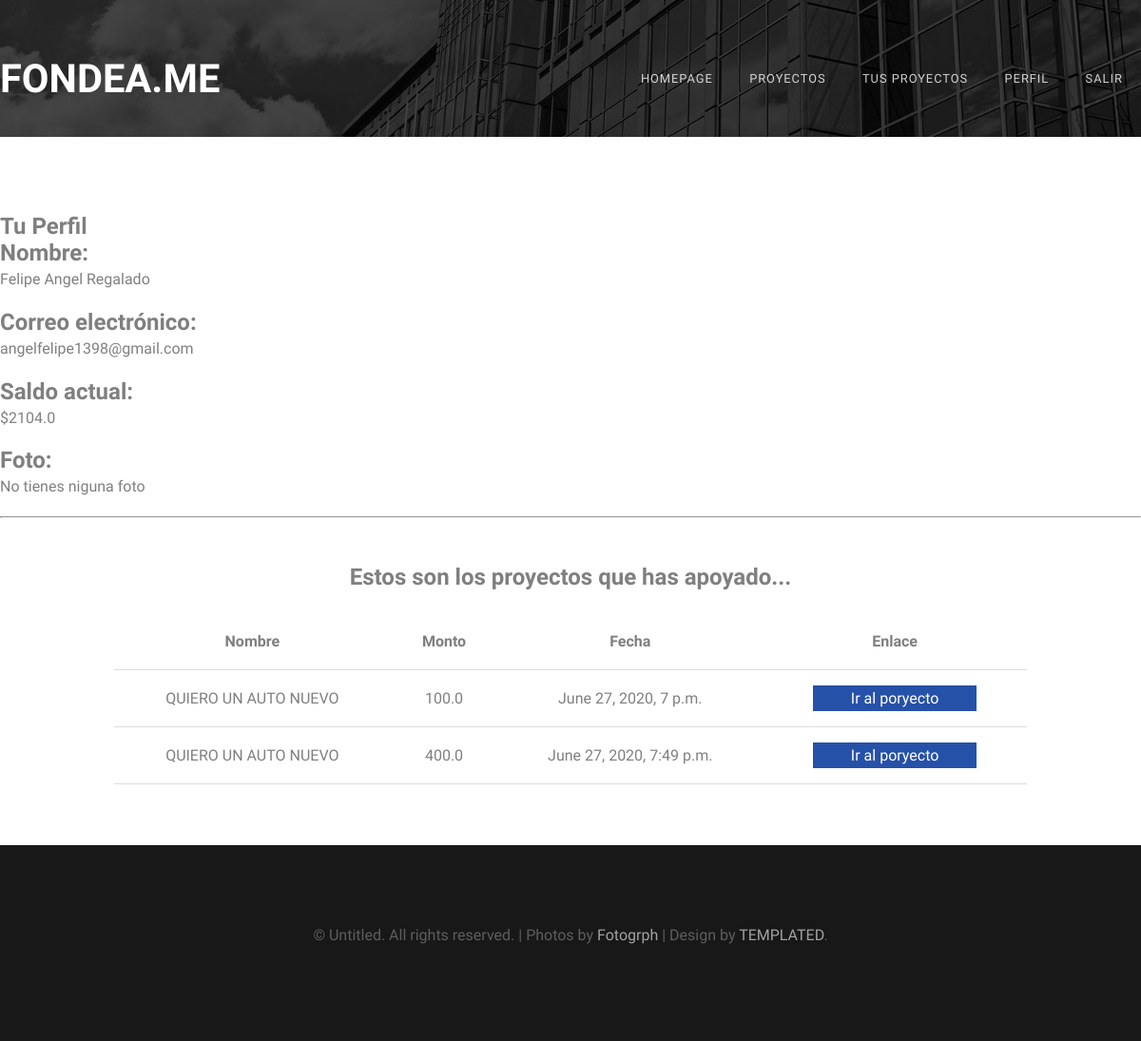
Before: /user-info/sssfcv6sqaznchdyr with the older database file.
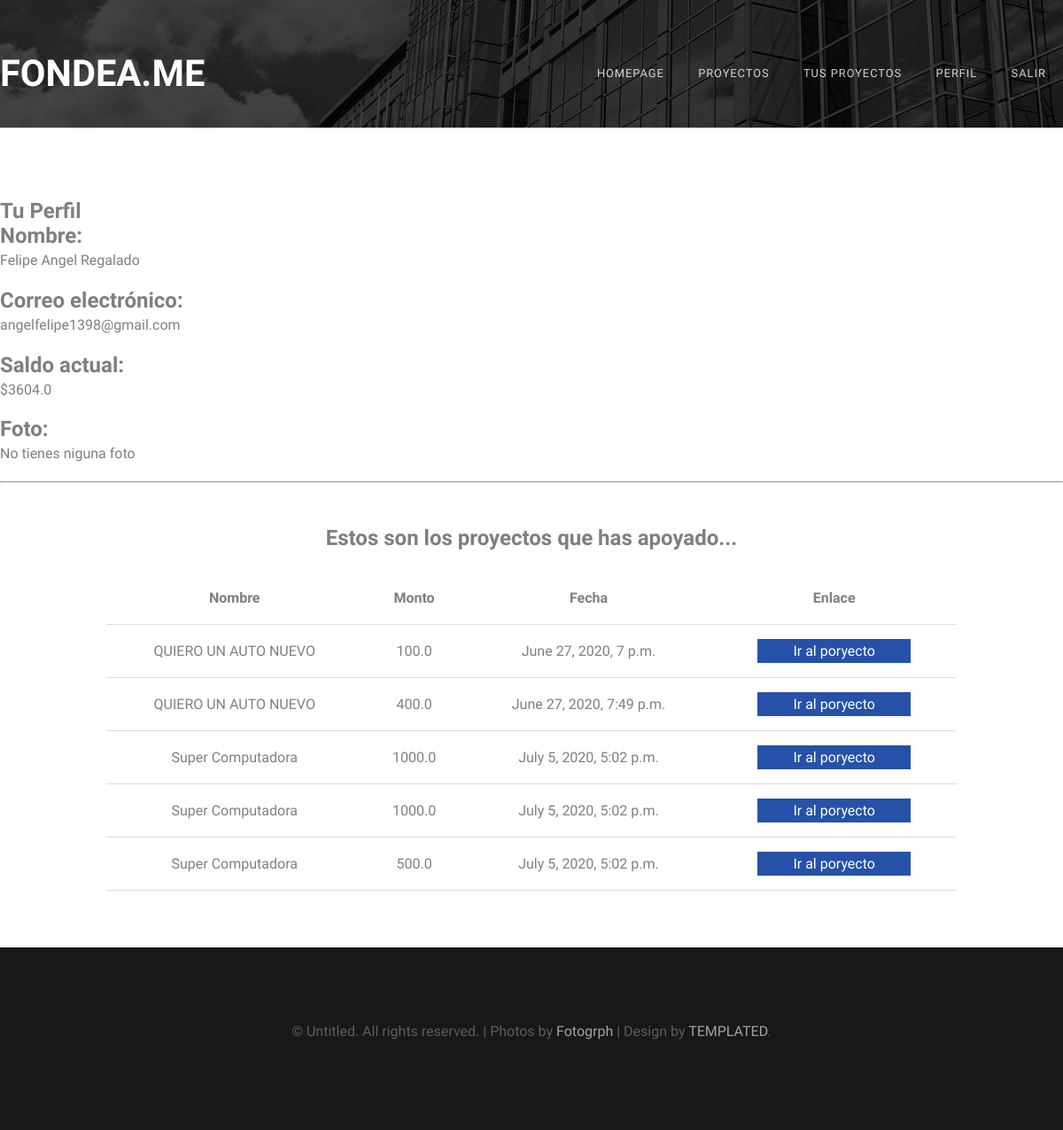
After: the same page with the newer database file.
### usuarios/models.py (models this page shows, shortened)
class User(models.Model):
    user = models.CharField(max_length=50, unique = True)
    name = models.EmailField(max_length=254)
    password = models.BinaryField(unique = True)
    made = models.DateTimeField(auto_now_add = True)
    upload = models.DateTimeField(auto_now = True)
    photo = models.ImageField(default = 'null', upload_to = "users")
    wallet = models.FloatField()

### proyectos/models.py (models this page shows)
class Proyect(models.Model):
    name = models.CharField(max_length=50)
    goal = models.FloatField()
    actual = models.FloatField()
    deadline = models.DateField(auto_now_add=False)
    description = models.CharField(max_length=1500)
    image = models.ImageField(default = 'null', upload_to = "Proyects")
    made = models.DateTimeField(auto_now_add = True)
    upload = models.DateTimeField(auto_now = True)
    category = models.ForeignKey("Category", verbose_name=("Category"), on_delete=models.CASCADE)
    userOwner = models.ForeignKey(User, verbose_name=("Owner"), related_name='Owner',on_delete=models.CASCADE)
    Patrons = models.ManyToManyField(User,
        through = 'Patron',
        through_fields = ('proyecto','patron'),
        verbose_name=("Patrons"),
        default = 'null')

class Patron(models.Model):
    proyecto  = models.ForeignKey(Proyect, verbose_name = ("Proyecto"), on_delete=models.CASCADE)
    patron = models.ForeignKey(User, verbose_name = ("Patron"), on_delete=models.CASCADE)
    money = models.FloatField(default = 0)
    date = models.DateTimeField(default = datetime.now())

### proyectos/views.py (the view)
# urls.py: path('user-info/<str:user>', proyecto.userInfo, name = 'userinfo'),
def userInfo(request, user):
    aux = ''
    for letra in user:
        if letra.isdigit():
            aux += letra
    idUser = int(aux)
    userinfo = User.objects.get(pk = idUser)
    proyectosApoyados = [(Proyect.objects.get(pk = proy.proyecto_id), proy.money, proy.date) for proy in Patron.objects.filter(patron_id = userinfo.id) ]
    return render(request, 'user-info.html', {
        'User' : 'sssfcv{}sqaznchdyr'.format(userinfo.id),
        'Userinfo' : userinfo,
        'Proyects' : proyectosApoyados
    })

### proyectos/templates/user-info.html (shortened to what this page needs)
{% extends 'layout.html' %}
{% block content %}
    <div id="wrapper">
        <div id="user-info-container">
            <h2>Tu Perfil</h2>
            <h2>Nombre: </h2><p>{{Userinfo.name}}</p>
            <h2>Correo electrónico:  </h2><p>{{Userinfo.user}}</p>
            <h2>Saldo actual:</h2><p>${{Userinfo.wallet}}</p>
            <h2>Foto: </h2>
            {% if Userinfo.photo %}
                <img src = "{{Userinfo.photo}}">
            {% else %}
                <p>No tienes niguna foto</p>
            {% endif %}
            <hr>
            <div>
                {% if Proyects %}
                    <h2 id = 'titulo-centrado'>Estos son los proyectos que has apoyado...</h2>
                    <table>
                        <thead>
                            <th>Nombre</th>
                            <th>Monto</th>
                            <th>Fecha</th>
                            <th>Enlace</th>
                        </thead>
                        <tbody>
                            {% for proyect in Proyects %}
                                <tr>
                                    <td>{{proyect.0.name}}</td>
                                    <td>{{proyect.1}}</td>
                                    <td>{{proyect.2}}</td>
                                    <td><a id = "link-in-table" class = "myproyectlink" href="{% url 'proyectoLoged' User proyect.0.id %}" >Ir al poryecto</a></td>
                                </tr>
                            {% endfor %}
                        </tbody>
                    </table>
                {% endif %}
            </div>
        </div>
    </div>
{% endblock content %}

### proyectos/templates/layout.html (shortened to what this page needs)
{% load static %}
<!DOCTYPE html PUBLIC "-//W3C//DTD XHTML 1.0 Strict//EN" "http://www.w3.org/TR/xhtml1/DTD/xhtml1-strict.dtd">
<html xmlns="http://www.w3.org/1999/xhtml">
<head>
<link href={% static 'css/default.css' %} rel="stylesheet" type="text/css" media="all" />
<link href={% static 'css/fonts.css'%} rel="stylesheet" type="text/css" media="all" />
</head>
<body>
<div id="header-wrapper">
	<div id="header" class="container">
		<div id="logo">
			<h1><a href="{% if User %}{% url 'indexLogedUser'  User %}{% else %}{% url 'index' %}{% endif %}"><strong>FONDEA.ME</strong></a></h1>
		</div>
		<div id="menu">
			<ul>
				<li><a id = "navi" href="{% if User %}{% url 'indexLogedUser'  User %}{% else %}{% url 'index' %}{% endif %}" accesskey="1" title="">
                    Homepage
                </a></li>
				<li><a id = "navi" href="{% if User %}{% url 'proyectsCate' User '1'%}{% else %}{% url 'proyectsCate' %}{% endif %}" accesskey="3" title="">
                    Proyectos
                </a></li>
				{% if User %}
					<li><a id = "navi" href="{% url 'tusproyectos' User %}" accesskey="1" title="">
                        Tus Proyectos
                    </a></li>
					<li><a id = "navi" href="{% url 'userinfo' User %}" accesskey="3" title="">
                        Perfil
                    </a></li>
                    <li><a id = "navi" href="{% url 'index' %}" accesskey="3" title="">
                        Salir
                    </a></li>
				{% endif %}
			</ul>
		</div>
	</div>
</div>
{% block content %}
{% endblock  %}
<div id="copyright" class="container">
	<p>&copy; Untitled. All rights reserved. | Photos by <a href="http://fotogrph.com/">Fotogrph</a> | Design by <a href="http://templated.co" rel="nofollow">TEMPLATED</a>.</p>
</div>
</body>
</html>

### proyectos/static/css/default.css (style rules this page uses)
html, body { height: 100%; }
body { margin: 0px; padding: 0px; background: #181818; font-family: 'Didact Gothic', sans-serif; font-size: 12pt; font-weight: 200; color: #FFF; }
h1, h2, h3 { margin: 0; padding: 0; }
p, ol, ul { margin-top: 0; }
ol, ul { padding: 0; list-style: none; }
p { line-height: 180%; }
a { color: #ee0000; }
.container { overflow: hidden; margin: 0em auto; width: 1200px; }
.box1, .box2, .box3, { float: left; margin-right: 20px; }
#wrapper { position: relative; padding: 5em 0em 4em 0em; background: #FFF; }
#header-wrapper { position: relative; padding: 0em 0em 0em 0em; padding-bottom: 0em; background: #111111 url(../images/header-bg.jpg) no-repeat center; background-size: cover; }
#header { position: relative; padding: 4.5em 0em; }
#logo { position: absolute; top: 3.6em; left: 0; }
#logo h1 { font-size: 2.6em; color: #79C255; }
#logo a { text-decoration: none; color: rgba(255,255,255,1); }
#menu { position: absolute; top: 4.5em; right: 0; }
#menu ul { display: inline-block; }
#menu li { display: block; float: left; text-align: center; }
#menu li a, #menu li span { padding: 1em 1.5em; letter-spacing: 1px; text-decoration: none; text-transform: uppercase; font-size: 0.8em; color: rgba(255,255,255,0.80); }
#copyright { overflow: hidden; padding: 5em 0em; border-top: 1px solid rgba(0,0,0,0.08); }
#copyright p { text-align: center; font-size: 1em; color: rgba(255,255,255,0.3); }
#copyright a { text-decoration: none; color: rgba(255,255,255,0.6); }
#user-info-container { width: 1200px; margin: auto; text-align: left; color: rgba(0,0,0,.5); }
#titulo-centrado { margin-top: 2em; margin-bottom: 1em; text-align: center; }
#link-in-table { padding-top: 4px; padding-bottom: 4px; padding-left: 40px; padding-right: 40px; }
table { width:80%; margin: 0 auto; }
table, th, td { border: 0px solid black; border-collapse: collapse; }
th, td { padding: 20px; text-align: center; border-bottom: 1px solid #ddd; }
tr { border-bottom: 1px; }
.myproyectlink:link, .myproyectlink:visited { background-color: #2651a8; color: white; text-decoration: none; }
ul, ol { list-style:none; }

Changed rows visible on the page:
changed User "Felipe Angel Regalado": wallet "2104.0" → "3604.0"
added Proyect: name "Super Computadora", money "1000.0", date "July 5, 2020, 5:02 p.m.", money "500.0"
